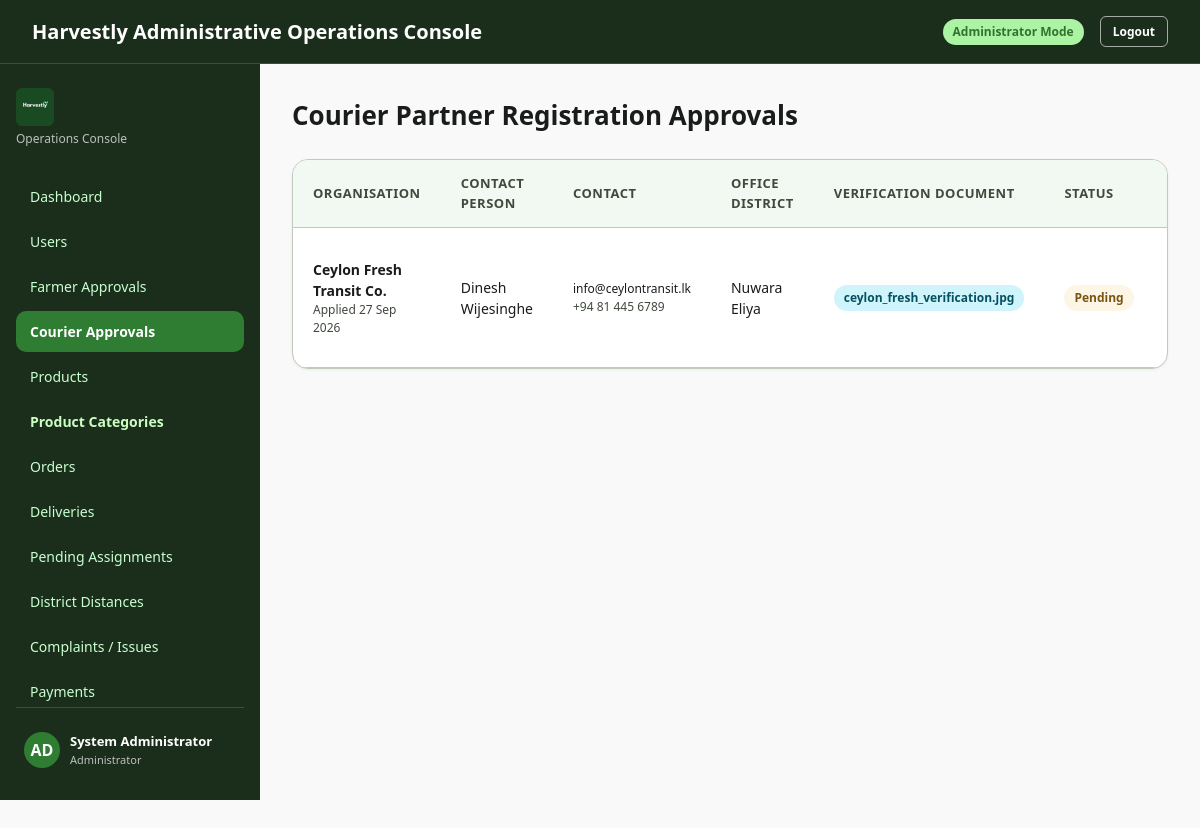
The app's page /index.php?page=admin_courier_approvals (signed in) with its own data.
### tables this page shows
CREATE TABLE IF NOT EXISTS users (
    user_id BIGINT UNSIGNED AUTO_INCREMENT PRIMARY KEY,
    role ENUM('BUYER','FARMER','COURIER_PARTNER','ADMIN') NOT NULL,
    full_name VARCHAR(120) NOT NULL,
    email VARCHAR(190) NOT NULL,
    password_hash VARCHAR(255) NOT NULL,
    phone VARCHAR(25) NULL,
    account_status ENUM('PENDING','ACTIVE','REJECTED','SUSPENDED') NOT NULL DEFAULT 'PENDING',
    last_login_at DATETIME NULL,
    created_at TIMESTAMP NOT NULL DEFAULT CURRENT_TIMESTAMP,
    updated_at TIMESTAMP NOT NULL DEFAULT CURRENT_TIMESTAMP ON UPDATE CURRENT_TIMESTAMP,
    UNIQUE KEY uq_users_email (email),
    KEY idx_users_role_status (role, account_status)
);

CREATE TABLE IF NOT EXISTS courier_partner_profiles (
    courier_partner_id BIGINT UNSIGNED PRIMARY KEY,
    organisation_name VARCHAR(160) NOT NULL,
    contact_person_name VARCHAR(120) NULL,
    nic_number VARCHAR(20) NULL,
    office_address_line1 VARCHAR(180) NULL,
    office_address_line2 VARCHAR(180) NULL,
    office_city_town VARCHAR(100) NULL,
    office_postal_code VARCHAR(20) NULL,
    office_district_id SMALLINT UNSIGNED NULL,
    availability_status ENUM('AVAILABLE','UNAVAILABLE') NOT NULL DEFAULT 'UNAVAILABLE',
    verification_status ENUM('PENDING','APPROVED','REJECTED') NOT NULL DEFAULT 'PENDING',
    created_at TIMESTAMP NOT NULL DEFAULT CURRENT_TIMESTAMP,
    updated_at TIMESTAMP NOT NULL DEFAULT CURRENT_TIMESTAMP ON UPDATE CURRENT_TIMESTAMP,
    CONSTRAINT fk_courier_user
        FOREIGN KEY (courier_partner_id) REFERENCES users(user_id),
    CONSTRAINT fk_courier_office_district
        FOREIGN KEY (office_district_id) REFERENCES districts(district_id),
    KEY idx_courier_availability (availability_status),
    KEY idx_courier_verification (verification_status)
);

CREATE TABLE IF NOT EXISTS districts (
    district_id SMALLINT UNSIGNED AUTO_INCREMENT PRIMARY KEY,
    district_name VARCHAR(60) NOT NULL,
    province_name VARCHAR(60) NOT NULL,
    is_active TINYINT(1) NOT NULL DEFAULT 1,
    created_at TIMESTAMP NOT NULL DEFAULT CURRENT_TIMESTAMP,
    updated_at TIMESTAMP NOT NULL DEFAULT CURRENT_TIMESTAMP ON UPDATE CURRENT_TIMESTAMP,
    UNIQUE KEY uq_district_name (district_name),
    KEY idx_district_active (is_active)
);

CREATE TABLE IF NOT EXISTS verification_documents (
    document_id BIGINT UNSIGNED AUTO_INCREMENT PRIMARY KEY,
    user_id BIGINT UNSIGNED NOT NULL,
    document_type VARCHAR(80) NOT NULL,
    original_file_name VARCHAR(255) NULL,
    stored_file_path VARCHAR(500) NOT NULL,
    status ENUM('PENDING','APPROVED','REJECTED') NOT NULL DEFAULT 'PENDING',
    rejection_reason VARCHAR(500) NULL,
    reviewed_by BIGINT UNSIGNED NULL,
    reviewed_at DATETIME NULL,
    created_at TIMESTAMP NOT NULL DEFAULT CURRENT_TIMESTAMP,
    updated_at TIMESTAMP NOT NULL DEFAULT CURRENT_TIMESTAMP ON UPDATE CURRENT_TIMESTAMP,
    CONSTRAINT fk_verification_user
        FOREIGN KEY (user_id) REFERENCES users(user_id),
    CONSTRAINT fk_verification_reviewer
        FOREIGN KEY (reviewed_by) REFERENCES users(user_id),
    KEY idx_verification_user_status (user_id, status)
);

### config/database.php (called while the page is built, shortened)
<?php
function getDBConnection() {
    static $conn = null;
    if ($conn === null) {
        $conn = new mysqli(DB_HOST, DB_USER, DB_PASS, DB_NAME, DB_PORT);
        $conn->set_charset("utf8mb4");
        $conn->query("SET time_zone = '+05:30'");
    }
    return $conn;
}

### Model/Admin/AdminModel.php (called while the page is built, shortened)
<?php
require_once __DIR__ . '/../../config/database.php';
class AdminModel {
    private $db;
    public function __construct() {
        $this->db = getDBConnection();
    }
    public function getPendingCouriers() {
        $result = $this->db->query("
            SELECT u.user_id as id,
                   COALESCE(NULLIF(cp.organisation_name, ''), u.full_name) as company_name,
                   cp.contact_person_name as contact_person, cp.nic_number, u.email, u.phone,
                   u.account_status as status, u.created_at, cp.verification_status,
                   d.district_name as district,
                   vd.document_id, vd.stored_file_path as verification_document_path, vd.original_file_name
            FROM users u
            JOIN courier_partner_profiles cp ON u.user_id = cp.courier_partner_id
            LEFT JOIN districts d ON cp.office_district_id = d.district_id
            LEFT JOIN verification_documents vd ON u.user_id = vd.user_id
            WHERE u.role = 'COURIER_PARTNER'
              AND (u.account_status IN ('PENDING', 'REJECTED') OR cp.verification_status = 'PENDING')
            GROUP BY u.user_id
            ORDER BY u.created_at DESC
        ");
        return $result ? $result->fetch_all(MYSQLI_ASSOC) : [];
    }
}

### config/helpers.php (called while the page is built, shortened)
<?php
function sanitize($data) {
    return htmlspecialchars(trim((string)$data), ENT_QUOTES, 'UTF-8');
}
function checkAdminAuth() {
    require_once __DIR__ . '/app.php';
}

### config/app.php (called while the page is built, shortened)
<?php
require_once __DIR__ . '/database.php';
require_once __DIR__ . '/helpers.php';
require_once __DIR__ . '/status.php';
function url(string $path = ''): string {
    return rtrim(BASE_URL, '/') . '/' . ltrim($path, '/');
}
function e($value): string {
    return htmlspecialchars((string)$value, ENT_QUOTES, 'UTF-8');
}

### config/status.php (called while the page is built, shortened)
<?php
require_once __DIR__ . '/../config/app.php';
if (!function_exists('harvestlyStatusLabels')) {
    function harvestlyStatusLabels(): array
    {
        return [
            'PENDING_PAYMENT'    => 'Pending Payment',
            'PAID'               => 'Paid',
            'ACCEPTED'           => 'Accepted',
            'PREPARING'          => 'Preparing',
            'READY_FOR_DELIVERY' => 'Ready for Delivery',
            'PENDING_ASSIGNMENT' => 'Pending Assignment',
            'ASSIGNED'           => 'Assigned',
            'PICKED_UP'          => 'Picked Up',
            'IN_TRANSIT'         => 'In Transit',
            'OUT_FOR_DELIVERY'   => 'Out for Delivery',
            'DELIVERED'          => 'Delivered',
            'COMPLETED'          => 'Completed',
            'UNDELIVERABLE'      => 'Undeliverable',
            'REJECTED'           => 'Rejected',
            'CANCELLED'          => 'Cancelled',
            'HELD'               => 'Held',
            'PENDING_PAYOUT'     => 'Pending Payout',
            'EARNED'             => 'Earned',
            'PAID_OUT'           => 'Paid',
            'OPEN'               => 'Open',
            'UNDER_REVIEW'       => 'Under Review',
            'RESOLVED'           => 'Resolved',
            'AVAILABLE'          => 'Available',
            'UNAVAILABLE'        => 'Unavailable',
            'APPROVED'           => 'Approved',
            'ACTIVE'             => 'Active',
            'PENDING'            => 'Pending',
            'SUSPENDED'          => 'Suspended',
            'INACTIVE'           => 'Inactive',
            'SOLD_OUT'           => 'Sold Out',
            'AVAILABLE_NOW'      => 'Available Now',
            'HARVEST_SOON'       => 'Harvest Soon',
            'SEASONAL'           => 'Seasonal',
            'ORGANIC'            => 'Organic',
            'CONVENTIONAL'       => 'Conventional',
            'MIXED'              => 'Mixed',
            'SUCCESS'            => 'Success',
            'FAILED'             => 'Failed',
        ];
    }
}
if (!function_exists('harvestlyStatusLabel')) {
    function harvestlyStatusLabel(?string $status): string
    {
        $status = strtoupper(trim((string)$status));
        $labels = harvestlyStatusLabels();
        return $labels[$status] ?? ucwords(strtolower(str_replace('_', ' ', $status)));
    }
}

### View/Admin/courier_approvals.php (the view, shortened to what this page needs)
<div class="view-container">
    <div class="page-header mb-4">
        <h1>Courier Partner Registration Approvals</h1>
    </div>
    <div class="card" style="padding:0;overflow:hidden">
        <div class="table-responsive">
            <table class="data-table">
                <thead>
                    <tr>
                        <th>Organisation</th>
                        <th>Contact Person</th>
                        <th>Contact</th>
                        <th>Office District</th>
                        <th>Verification Document</th>
                        <th>Status</th>
                        <th style="text-align:right">Decision</th>
                    </tr>
                </thead>
                <tbody>
                <?php if (!$pendingCouriers): ?>
                    <tr>
                        <td colspan="7" style="text-align:center;padding:32px;color:var(--color-outline)">
                            No Courier Partner registrations are awaiting approval.
                        </td>
                    </tr>
                <?php else: ?>
                    <?php foreach ($pendingCouriers as $courier): ?>
                    <tr>
                        <td>
                            <strong><?= sanitize($courier['company_name']) ?></strong>
                            <div class="text-xs text-muted">
                                <?= !empty($courier['created_at']) ? 'Applied ' . date('d M Y', strtotime((string)$courier['created_at'])) : '' ?>
                            </div>
                        </td>
                        <td><?= sanitize($courier['contact_person'] ?: 'Not provided') ?></td>
                        <td class="text-xs">
                            <div><?= sanitize($courier['email']) ?></div>
                            <div class="text-muted"><?= sanitize($courier['phone'] ?: '—') ?></div>
                        </td>
                        <td><?= sanitize($courier['district'] ?: 'Not set') ?></td>
                        <td>
                            <?php if (!empty($courier['document_id'])): ?>
                                <a class="badge badge-info" href="<?= e(url('Controller/Admin/DocumentController.php?id=' . (int)$courier['document_id'])) ?>">
                                    <?= sanitize($courier['original_file_name'] ?: 'Document') ?>
                                </a>
                            <?php else: ?>
                                <span class="text-xs text-muted">No document uploaded</span>
                            <?php endif; ?>
                        </td>
                        <td>
                            <span class="badge badge-warning">
                                <?= sanitize(harvestlyStatusLabel((string)$courier['status'])) ?>
                            </span>
                        </td>
                        <td style="text-align:right">
                        </td>
                    </tr>
                    <?php endforeach; ?>
                <?php endif; ?>
                </tbody>
            </table>
        </div>
    </div>
    </div>
</div>

### CSS/Common/style.css (style rules this page uses)
:root { --hv-primary: #315f3b; --hv-primary-hover: #26492e; --hv-primary-soft: #edf4e9; --hv-primary-soft-border: #cbdcc3; --hv-accent: #4f7d57; --hv-page: #f5f7f3; --hv-surface: #ffffff; --hv-border: #e0e7dc; --hv-border-strong: #d3ddcd; --hv-ink: #243a2a; --hv-muted: #69736a; --hv-danger: #b84b4b; --hv-danger-soft: #fff1ed; --hv-danger-border: #efc1b6; --hv-warn: #b67a18; --hv-warn-soft: #fdf6e7; --hv-warn-border: #ecd9ac; --hv-info: #2b6a8a; --hv-info-soft: #eaf3f8; --hv-info-border: #c3dcec; --hv-radius-sm: 8px; --hv-radius: 12px; --hv-radius-lg: 14px; --hv-shadow: 0 8px 24px rgba(31, 41, 33, .07); --hv-font: Arial, Helvetica, "Segoe UI", system-ui, sans-serif; }
:root { --color-primary: #315f3b; --color-primary-hover: #26492e; --color-primary-container: #2e7d32; --color-on-primary: #ffffff; --color-secondary: #2a6b2c; --color-secondary-container: #acf4a4; --color-on-secondary-container: #307231; --color-background: #f9f9f9; --color-surface: #ffffff; --color-surface-container: #edf7ee; --color-surface-container-low: #f1f9f2; --color-surface-container-high: #e5f2e6; --color-on-surface: #1a1c1c; --color-on-surface-variant: #40493d; --color-outline: #707a6c; --color-outline-variant: #bfcaba; --color-sidebar-bg: rgb(27, 46, 28); --color-sidebar-text: #c8ffcf; --color-sidebar-active: #2e7d32; --color-error: #2e7d32; --color-error-container: #e8f5e9; --color-warning: #b58100; --color-warning-container: #ffecb3; --font-family: system-ui, -apple-system, BlinkMacSystemFont, 'Segoe UI', Roboto, Helvetica, Arial, sans-serif; --radius-sm: 6px; --radius-md: 10px; --radius-lg: 16px; --radius-xl: 24px; --shadow-sm: 0 1px 3px rgba(0,0,0,0.06); --shadow-md: 0 4px 16px rgba(0,0,0,0.08); --shadow-lg: 0 10px 30px rgba(0,0,0,0.12); }
* { box-sizing: border-box; margin: 0; padding: 0; }
body { font-family: var(--font-family); background-color: var(--color-background); color: var(--color-on-surface); line-height: 1.5; min-height: 100vh; display: flex; flex-direction: column; }
a { color: inherit; text-decoration: none; }
.data-table { width: 100%; border-collapse: collapse; text-align: left; font-size: 14px; }
.data-table th { background-color: var(--color-surface-container-low); padding: 14px 20px; font-weight: 700; color: var(--color-on-surface-variant); border-bottom: 1px solid var(--color-outline-variant); font-size: 13px; text-transform: uppercase; letter-spacing: 0.5px; }
.data-table td { padding: 16px 20px; border-bottom: 1px solid var(--color-outline-variant); color: var(--color-on-surface); vertical-align: middle; }
.badge { display: inline-flex; align-items: center; gap: 4px; padding: 4px 10px; border-radius: 9999px; font-size: 12px; font-weight: 600; }
.badge-info { background-color: #cff4fc; color: #055160; }
.view-container { padding: 32px; flex: 1; max-width: 1400px; width: 100%; margin: 0 auto; }
.page-header { display: flex; flex-wrap: wrap; align-items: center; justify-content: space-between; gap: 16px; margin-bottom: 24px; }
.page-header h1 { font-size: 26px; font-weight: 800; color: var(--color-on-surface); }
.card { background-color: var(--color-surface); border: 1px solid var(--color-outline-variant); border-radius: var(--radius-lg); padding: 24px; box-shadow: var(--shadow-sm); margin-bottom: 24px; }
.mb-4 { margin-bottom: 24px }
.text-xs { font-size: 12px }
.text-muted { color: var(--color-on-surface-variant) }
.table-responsive { overflow-x: auto; }
.badge-warning { background: #fdf6e7; color: #7a5410; border-color: #ecd9ac; }

### records on screen
users: company_name "Ceylon Fresh Transit Co.", created_at "27 Sep 2026", courier_partner_profiles.contact_person_name "Dinesh Wijesinghe", email "info@ceylontransit.lk", phone "+94 81 445 6789", districts.district_name "Nuwara Eliya", verification_documents.original_file_name "ceylon_fresh_verification.jpg", account_status "Pending"

### other values on screen
$_SESSION['user_name'] "System Administrator"
